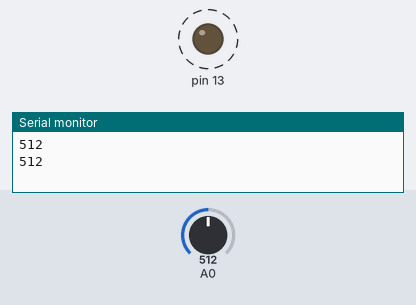
A sketch run on a simulated Arduino Uno, built with avr-gcc and run on an emulated ATmega328P. On the bench: output pins drawn as LEDs (lit = HIGH), the last lines printed to the serial monitor. Dashed ring = blinking. Inputs (shaded band) come from the test bench; at power-on: A0 = 512.

Above: at 1.8 s.
1.9 s: A0 set to 306
At 2.2 s:
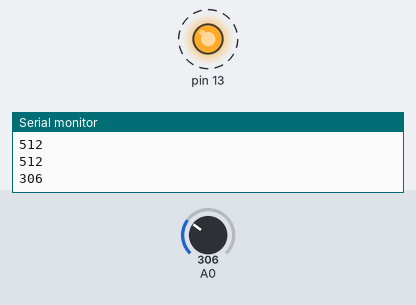
5.4 s: A0 set to 122
At 5.57 s:
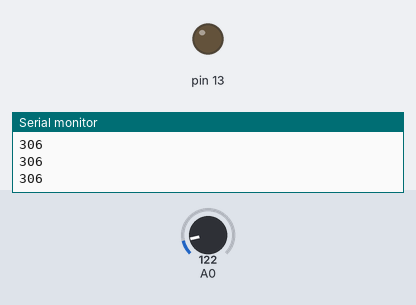
Timing chart, 0 to 14.9 s (numbered marks = the images above; inputs shaded):
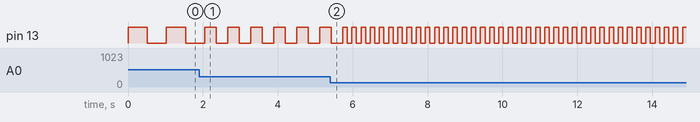

The sketch:

____.ino
```cpp
void setup(){
  	Serial.begin(9600);
  pinMode(13,OUTPUT);
}
void loop(){
  int sensorValue=analogRead(A0);
  Serial.println(sensorValue);
  delay(1);
  digitalWrite(13,HIGH);
  delay(sensorValue);
  digitalWrite(13,LOW);
  delay(sensorValue);
}
```

Measured:
- after the input at 1.9 s, pin 13: alternates HIGH for 0.31 s and LOW for 0.31 s, starting after 0.46 s
- by itself, pin 13: alternates HIGH for 0.51 s and LOW for 0.51 s
